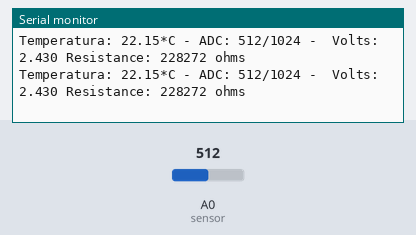
Recording of a sketch running on a simulated Arduino Uno, built with avr-gcc and run on an emulated ATmega328P. On the bench: the last lines printed to the serial monitor. The test bench sets the inputs (shaded band); at power-on: A0 (sensor) = 512.

Above: at 1.2 s.
1.3 s: A0 (sensor) set to 990
At 1.51 s:
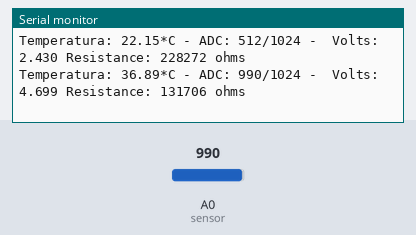
4.3 s: A0 (sensor) set to 1016
At 4.42 s:
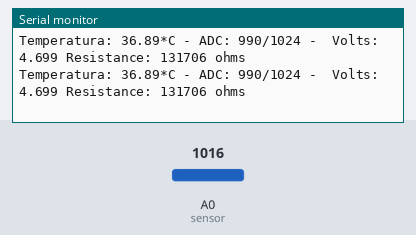
Timing chart, 0 to 7.3 s (numbered marks = the images above; inputs shaded):
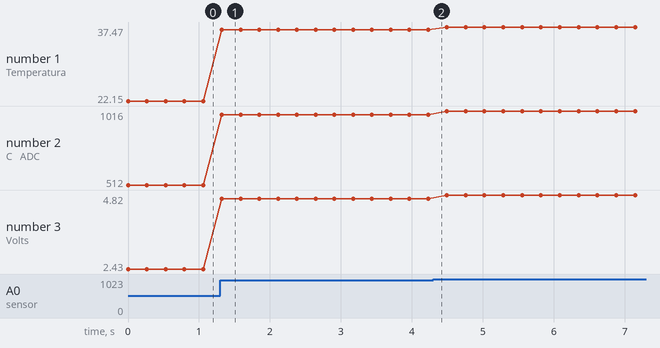

Measured:
- after the input at 1.3 s, the serial monitor: prints a new line at once (image 1)
- plotted number 1: 22.15 → 36.89 after the input at 1.3 s, 36.89 → 37.47 after the input at 4.3 s
- plotted number 2: 512 → 990 after the input at 1.3 s, 990 → 1016 after the input at 4.3 s
- plotted number 3: 2.43 → 4.7 after the input at 1.3 s, 4.7 → 4.82 after the input at 4.3 s

The sketch:

TemperatureSensor.ino
```cpp
#include <Arduino.h>

#include <math.h>
int sensor = A0;
int PULLUP = 102800;
int CORRECAO = 20;

long Resistance;
double Temp;
/******************************************************************/
/* Utilizes the Steinhart-Hart Thermistor Equation:        */
/*    Temperature in Kelvin = 1 / {A + B[ln(R)] + C[ln(R)]^3}   */
/*    where A = 0.001129148, B = 0.000234125 and C = 8.76741E-08  */
/******************************************************************/

/*
double A = 0.001129148;
double B = 0.000234125;
double C = 8.76741E-08;
*/

double A = -0.0003372631;
double B = 0.0003142615;
double C = 0.00000004908113132270;


// -0.0003372631 0.0003142615  0.00000004908113132270


void setup()
{
  Serial.begin(9600);
}

void loop()
{
  int RawADC = analogRead(sensor);
  // Assuming a 10k Thermistor.  Calculation is actually: Resistance = (1024/ADC)
  Resistance = ((102400000 / RawADC) - PULLUP);

  double LOG = log(Resistance);
  //  Temp = 1 / (0.001129148 + (0.000234125 * Temp) + (8.76741E-08 * Temp * Temp * Temp));

//  double KELVIN = 1 / (-0.0003372631 + (0.0003142615 * LOG) + (0.00000004908113132270 * LOG * LOG * LOG));
double KELVIN = 1 / (A + (B * LOG) + (C * pow(LOG, 3)));
  double CELSIUS = KELVIN - 273.15 + CORRECAO;  // Convert Kelvin to Celsius

  Serial.print("Temperatura: ");
  Serial.print(CELSIUS);
  Serial.print("*C - ");
  Serial.print("ADC: "); Serial.print(RawADC); Serial.print("/1024 - ");  // Print out RAW ADC Number
  Serial.print(" Volts: "); Serial.print (((RawADC * 4.860) / 1024.0), 3); // 4.860 volts is what my USB Port outputs.
  Serial.print(" Resistance: "); Serial.print(Resistance); Serial.println(" ohms");
  delay(250);
}


/* - TESTING OUTPUT - remove lines with * to get serial print of data
  Serial.print("ADC: "); Serial.print(RawADC); Serial.print("/1024");  // Print out RAW ADC Number
  Serial.print(", Volts: "); printDouble(((RawADC*4.860)/1024.0),3);   // 4.860 volts is what my USB Port outputs.
  Serial.print(", Resistance: "); Serial.print(Resistance); Serial.print("ohms");
*/
```
